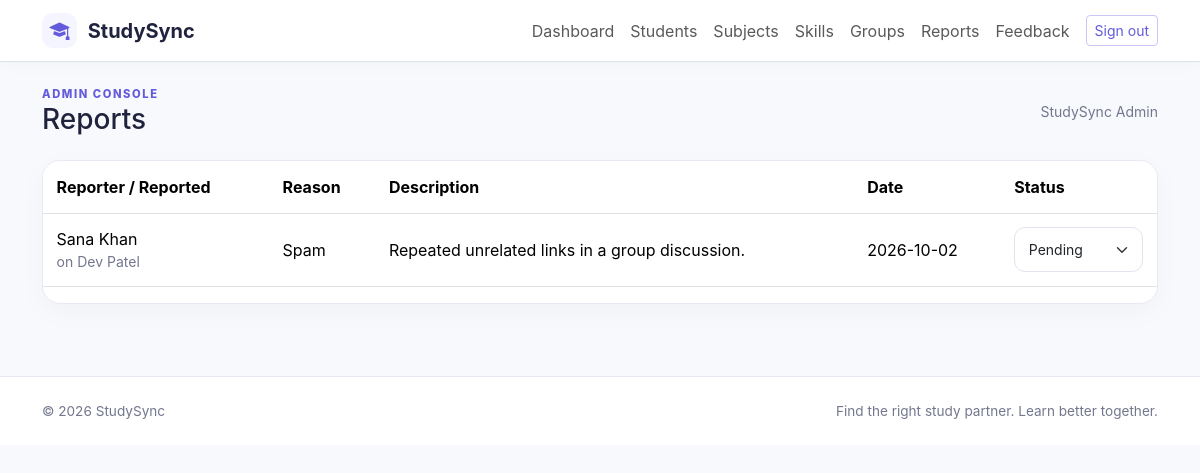
/admin/reports.php (signed in), run on the app's committed database.
### tables this page shows
CREATE TABLE users(id BIGINT UNSIGNED AUTO_INCREMENT PRIMARY KEY,name VARCHAR(120) NOT NULL,email VARCHAR(190) NOT NULL UNIQUE,password VARCHAR(255) NOT NULL,role ENUM('student','admin') NOT NULL DEFAULT 'student',status ENUM('active','inactive') NOT NULL DEFAULT 'active',created_at TIMESTAMP NOT NULL DEFAULT CURRENT_TIMESTAMP,updated_at TIMESTAMP NOT NULL DEFAULT CURRENT_TIMESTAMP ON UPDATE CURRENT_TIMESTAMP,INDEX(role,status));

CREATE TABLE reports(id BIGINT UNSIGNED AUTO_INCREMENT PRIMARY KEY,reporter_id BIGINT UNSIGNED NOT NULL,reported_id BIGINT UNSIGNED NOT NULL,reason ENUM('Inappropriate behavior','Spam','Fake profile','Harassment','Other') NOT NULL,description TEXT NULL,status ENUM('Pending','Reviewed','Resolved','Dismissed') NOT NULL DEFAULT 'Pending',created_at TIMESTAMP DEFAULT CURRENT_TIMESTAMP,INDEX(status,created_at),FOREIGN KEY(reporter_id) REFERENCES users(id) ON DELETE CASCADE,FOREIGN KEY(reported_id) REFERENCES users(id) ON DELETE CASCADE);

### config/database.php (called while the page is built, shortened)
<?php
function db(): PDO {
    static $pdo;
    if (!$pdo) {
        $pdo = new PDO('mysql:host='.DB_HOST.';dbname='.DB_NAME.';charset=utf8mb4', DB_USER, DB_PASS, [PDO::ATTR_ERRMODE=>PDO::ERRMODE_EXCEPTION, PDO::ATTR_DEFAULT_FETCH_MODE=>PDO::FETCH_ASSOC, PDO::ATTR_EMULATE_PREPARES=>false]);
    }
    return $pdo;
}

### admin/reports.php (the view)
<?php require_once __DIR__.'/../includes/functions.php';require_admin();if($_SERVER['REQUEST_METHOD']==='POST'){verify_csrf();if(in_array($_POST['status']??'', ['Pending','Reviewed','Resolved','Dismissed'],true))db()->prepare('UPDATE reports SET status=? WHERE id=?')->execute([$_POST['status'],(int)$_POST['id']]);flash('success','Report status updated.');go('reports.php');}$q=db()->query('SELECT r.*,a.name reporter,b.name reported FROM reports r JOIN users a ON a.id=r.reporter_id JOIN users b ON b.id=r.reported_id ORDER BY r.created_at DESC');page_start('Reports',true); ?><div class="card"><div class="table-responsive"><table class="table align-middle"><thead><tr><th>Reporter / Reported</th><th>Reason</th><th>Description</th><th>Date</th><th>Status</th></tr></thead><tbody><?php foreach($q as $r): ?><tr><td><?= e($r['reporter']) ?><div class="small text-secondary">on <?= e($r['reported']) ?></div></td><td><?= e($r['reason']) ?></td><td><?= e($r['description']) ?></td><td><?= e(substr($r['created_at'],0,10)) ?></td><td><form method="post"><input type="hidden" name="csrf" value="<?= e(csrf()) ?>"><input type="hidden" name="id" value="<?= $r['id'] ?>"><select class="form-select form-select-sm" name="status" onchange="this.form.submit()"><?php foreach(['Pending','Reviewed','Resolved','Dismissed'] as $st): ?><option <?= $st===$r['status']?'selected':'' ?>><?= $st ?></option><?php endforeach ?></select></form></td></tr><?php endforeach ?></tbody></table></div></div><?php page_end(); ?>

### includes/functions.php (shortened to what this page needs)
<?php
require_once __DIR__.'/../config/database.php';
function e($v): string { return htmlspecialchars((string)$v, ENT_QUOTES|ENT_SUBSTITUTE, 'UTF-8'); }
function current_user(): ?array { if(empty($_SESSION['uid'])) return null; $q=db()->prepare('SELECT u.id,u.name,u.email,u.role,u.status,p.college,p.course,p.semester,p.avatar FROM users u LEFT JOIN student_profiles p ON p.user_id=u.id WHERE u.id=?'); $q->execute([$_SESSION['uid']]); return $q->fetch() ?: null; }
function page_start(string $title,bool $admin=false): void { $u=current_user(); $flash=$_SESSION['flash']??null;unset($_SESSION['flash']); echo '<!doctype html><html lang="en"><head><meta charset="utf-8"><meta name="viewport" content="width=device-width, initial-scale=1"><title>'.e($title).' · StudySync</title><link href="https://cdn.jsdelivr.net/npm/bootstrap@5.3.3/dist/css/bootstrap.min.css" rel="stylesheet"><link href="https://cdn.jsdelivr.net/npm/bootstrap-icons@1.11.3/font/bootstrap-icons.min.css" rel="stylesheet"><link href="'.(str_contains($_SERVER['PHP_SELF'],'/student/')||str_contains($_SERVER['PHP_SELF'],'/admin/')?'../':'').'assets/css/style.css" rel="stylesheet"></head><body><nav class="navbar navbar-expand-lg bg-white border-bottom sticky-top"><div class="container"><a class="navbar-brand fw-bold" href="'.(str_contains($_SERVER['PHP_SELF'],'/student/')?'dashboard.php':'index.php').'"><span class="brand-icon"><i class="bi bi-mortarboard-fill"></i></span> StudySync</a><button class="navbar-toggler" data-bs-toggle="collapse" data-bs-target="#nav"><span class="navbar-toggler-icon"></span></button><div id="nav" class="collapse navbar-collapse"><div class="navbar-nav ms-auto align-items-lg-center">'; if($u){$base=$admin?'../admin/':'../student/';$items=$admin?['Dashboard'=>'dashboard.php','Students'=>'students.php','Subjects'=>'catalog.php?type=subject','Skills'=>'catalog.php?type=skill','Groups'=>'groups.php','Reports'=>'reports.php','Feedback'=>'feedback.php']:['Dashboard'=>'dashboard.php','My Profile'=>'profile.php','Find Partners'=>'find-partners.php','Requests'=>'requests.php','Messages'=>'messages.php','Study Groups'=>'groups.php','Sessions'=>'sessions.php','Notifications'=>'notifications.php','Settings'=>'settings.php']; foreach($items as $n=>$url)echo '<a class="nav-link" href="'.$base.$url.'">'.e($n).'</a>';echo '<a class="btn btn-sm btn-outline-primary ms-lg-2" href="'.($admin?'../':'').'logout.php">Sign out</a>'; } else echo '<a class="nav-link" href="'.(str_contains($_SERVER['PHP_SELF'],'about.php')?'../':'').'index.php#how">How it works</a><a class="nav-link" href="'.(str_contains($_SERVER['PHP_SELF'],'about.php')?'about.php':'about.php').'"><span>About</span></a><a class="nav-link" href="'.(str_contains($_SERVER['PHP_SELF'],'about.php')?'../':'').'login.php">Login</a><a class="btn btn-primary ms-lg-2" href="'.(str_contains($_SERVER['PHP_SELF'],'about.php')?'../':'').'register.php">Get started</a>';echo '</div></div></div></nav><main class="container py-4">';if($flash)echo '<div class="alert alert-'.e($flash[0]).' alert-dismissible">'.e($flash[1]).'<button class="btn-close" data-bs-dismiss="alert"></button></div>'; if($u)echo '<div class="d-flex align-items-center justify-content-between mb-4"><div><div class="eyebrow">'.($admin?'ADMIN CONSOLE':'YOUR LEARNING SPACE').'</div><h1 class="h3 mb-0">'.e($title).'</h1></div><div class="small text-secondary">'.e($u['name']).'</div></div>'; }
function page_end(): void { echo '</main><footer class="footer py-4 mt-5"><div class="container d-flex justify-content-between"><span>© '.date('Y').' StudySync</span><span>Find the right study partner. Learn better together.</span></div></footer><script src="https://cdn.jsdelivr.net/npm/bootstrap@5.3.3/dist/js/bootstrap.bundle.min.js"></script><script src="'.(str_contains($_SERVER['PHP_SELF'],'/student/')||str_contains($_SERVER['PHP_SELF'],'/admin/')?'../':'').'assets/js/main.js"></script></body></html>'; }

### assets/css/style.css (style rules this page uses)
:root { --ink:#20233d;--muted:#73778d;--primary:#635bdb;--soft:#f5f5ff;--line:#e8e9f2 }
* { box-sizing:border-box }
body { background:#f8f9fc;color:var(--ink);font-family:Inter,ui-sans-serif,system-ui,-apple-system,"Segoe UI",sans-serif }
.navbar { box-shadow:0 2px 16px #20233d08 }
.navbar-brand { color:var(--ink) }
.brand-icon { display:inline-grid;place-items:center;background:var(--soft);color:var(--primary);width:35px;height:35px;border-radius:11px;margin-right:6px }
.btn-outline-primary { color:var(--primary);border-color:#c9c7f6 }
.card,.panel { border:1px solid var(--line);border-radius:18px;box-shadow:0 8px 28px #20233d08;background:#fff }
.card { overflow:hidden }
.eyebrow { font-size:.7rem;letter-spacing:.14em;color:var(--primary);font-weight:800 }
.text-secondary { color:var(--muted)!important }
.footer { background:#fff;border-top:1px solid var(--line);color:var(--muted);font-size:.85rem }
.form-control,.form-select { border-color:#e2e3ed;border-radius:11px;padding:.68rem .85rem }
.table>:not(caption)>*>* { padding:.85rem }

### data on the page
users: name "StudySync Admin"
reports: reporter.name "Sana Khan", reported.name "Dev Patel", reason "Spam", description "Repeated unrelated links in a group discussion.", created_at "2026-10-02", status "Pending"

### other printed values
$n "Dashboard"
$n "Students"
$n "Subjects"
$n "Skills"
$n "Groups"
$n "Reports"
$n "Feedback"
$title "Reports"
